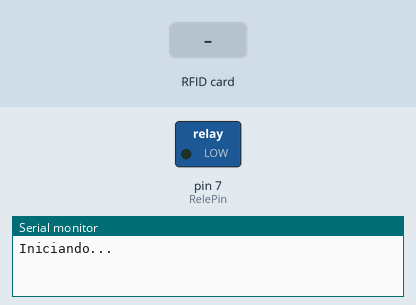
A sketch run on a simulated Arduino Uno, built with avr-gcc and run on an emulated ATmega328P. Shown: switched loads named in the sketch (green lamp = pin HIGH), the last lines printed to the serial monitor. The inputs (shaded band) are chosen by the test bench. Pins used as bus, display or sensor lines are not drawn.

Above: at 1.2 s.
1.3 s: RFID card 5E 7A 19 C4 held to the reader
At 2.4 s:
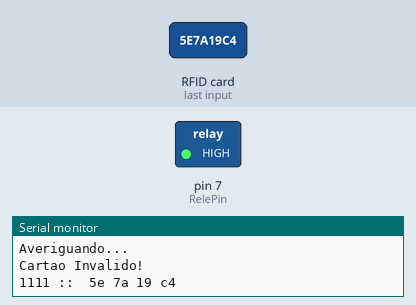
Timing chart, 0 to 4.3 s (numbered marks = the images above; inputs shaded):
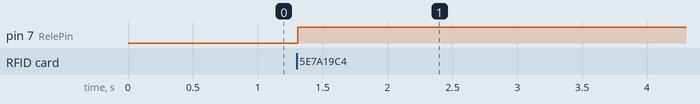

The sketch:

sketch_rfid_250123.ino
```cpp
// RFID - Leitor
// Vitor Gasparetto
// Apex Rocketry
// Testado com um Arduino Uno
// 25/01/2023

// Explicar protocolo SPI
#include <SPI.h> // protocolo SPI

// Explicar bibilioteca do rfid
#include <MFRC522.h> // biblioteca do rfid

// PINOS
// SCK = 13
// MOSI = 11
// MISO = 12
// (esses sao padrao da biblioteca)
#define SS_PIN 10 // slave select SDA
#define RST_PIN 9 // reset

MFRC522 mfrc522(SS_PIN, RST_PIN); //instancia do MFRC

// Cartoes para comparar no RBF
// (compara so com o 1 byte e nao a UID inteira
//  pq em alguns cartoes os outros bytes variam)
String card1 = "83"; // cartao 1 (aeroestruturas)
String card2 = "73"; // cartao 2 (propulsao)
String card3 = "32"; // cartao 3 (eletronica)
String cardX = "3b"; // cartao X (ABORTAR!)

// Booleanas que controlam quais cartoes ja foram lidos
bool RBF1 = false;
bool RBF2 = false;
bool RBF3 = false;

// Booleana que controla se o foguete está pronto pra lancar
// (liga os reles e o que seja)
bool READY = false;

// Pino do Relé ou seja la o q for a saida
const int RelePin = 7;

void setup() {
  Serial.begin(9600);
  Serial.println("Iniciando...");

  pinMode(RelePin, OUTPUT); // seta o pino do rele como output
  digitalWrite(RelePin, LOW);

  SPI.begin();  // inicia a biblioteca/protocolo spi
  mfrc522.PCD_Init(); // inicia o leitor
}

void loop() {
      // procura por novos cartões
    if ( ! mfrc522.PICC_IsNewCardPresent() )
      { return; }
      //seleciona o cartao
    if ( ! mfrc522.PICC_ReadCardSerial() )
      { return; }

      // testa se o cartão eh um dos cartoes validos
    averiguar();

      // imprime o valor do cartao lido
    cartaoprint();

      // AQUI COLOCA O QUE SAI COM O READY
   if (! READY) {
      digitalWrite(RelePin, LOW);
    }
   else {
      digitalWrite(RelePin, HIGH);
    }

      //delayzim
   delay(600);
}


void cartaoprint() {
  // mostra UID na serial como uma string
  String conteudo = "";
  byte letra;

  // itera pelos bytes, vai montando a string
  for (byte i = 0; i < mfrc522.uid.size; i++)
  { conteudo.concat(String(mfrc522.uid.uidByte[i] < 0x10 ? " 0" : " "));
    conteudo.concat(String(mfrc522.uid.uidByte[i], HEX));
    }

   // imprime na serial quais já estão ligadas
   Serial.print(RBF1, DEC);
   Serial.print(RBF2, DEC);
   Serial.print(RBF3, DEC);
   Serial.print(READY, DEC);
   Serial.print(" :: ");
   Serial.print(conteudo);  // UID do cartão
   Serial.println();
}


void averiguar() {
  Serial.println("Averiguando...");

    // isso aqui ta feiasso kkkkk
    if (RBF1 = true) {
      if (RBF2 = true) {
        if (RBF3 = true) {
          READY = true;
        }
      }
    }

  if (String(mfrc522.uid.uidByte[0], HEX) == card1) {
    Serial.println("Valido: RBF 1 ");
    RBF1 = true;
   }
  else if (String(mfrc522.uid.uidByte[0], HEX) == card2) {
    Serial.println("Valido: RBF 2 ");
    RBF2 = true;
   }
  else if (String(mfrc522.uid.uidByte[0], HEX) == card3) {
    Serial.println("Valido: RBF 3 ");
    RBF3 = true;
   }
  else if (String(mfrc522.uid.uidByte[0], HEX) == cardX) {
    Serial.println("ABORTAR!!! ");
    RBF3 = false;
    RBF2 = false;
    RBF1 = false;
   }
  else {
    Serial.println("Cartao Invalido! ");
  }
}
```

Measured:
- after the input at 1.3 s, pin 7 (RelePin): LOW → HIGH at once
